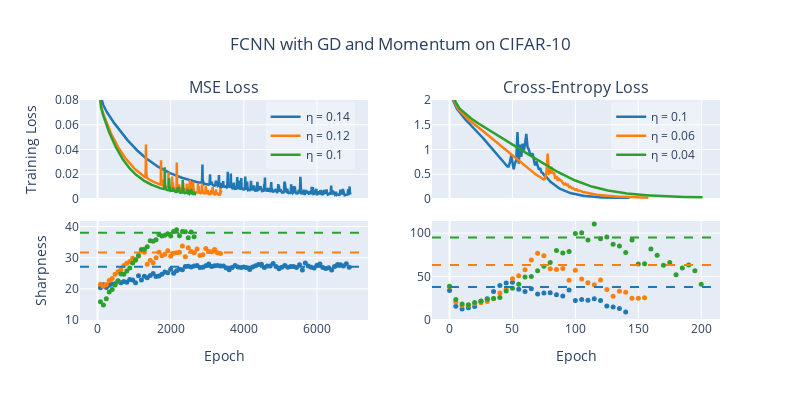

Here is the notebook cell this chart was saved with:
### Code cell
model_ids_mse = [7, 8, 9]
model_ids_ce = [10, 11, 12]
functions.plot_sgdm_fcnn_data(md, out, model_ids_mse, model_ids_ce)

### Figure 1 — Plotly figure (JSON) as saved in the notebook; plotly's stock layout.template omitted (floating-point values rounded to 4 significant figures; data arrays with more than 128 entries replaced by an {"elided": "..."} marker saying what was removed)
{"data": [{"legend": "legend", "line": {"width": 2.5}, "marker": {"color": "#1F77B4"}, "name": "η = 0.14", "showlegend": true, "type": "scatter", "x": {"elided": "6915 int values"}, "xaxis": "x", "y": {"elided": "8000 float values"}, "yaxis": "y"}, {"marker": {"color": "#1F77B4", "size": 5}, "mode": "markers", "name": "Sharpness of H", "showlegend": false, "type": "scatter", "x": {"elided": "6915 int values"}, "xaxis": "x3", "y": {"elided": "8000 float values"}, "yaxis": "y3"}, {"legend": "legend", "line": {"width": 2.5}, "marker": {"color": "#FF7F0E"}, "name": "η = 0.12", "showlegend": true, "type": "scatter", "x": {"elided": "6915 int values"}, "xaxis": "x", "y": {"elided": "8000 float values"}, "yaxis": "y"}, {"marker": {"color": "#FF7F0E", "size": 5}, "mode": "markers", "name": "Sharpness of H", "showlegend": false, "type": "scatter", "x": {"elided": "6915 int values"}, "xaxis": "x3", "y": {"elided": "8000 float values"}, "yaxis": "y3"}, {"legend": "legend", "line": {"width": 2.5}, "marker": {"color": "#2CA02C"}, "name": "η = 0.1", "showlegend": true, "type": "scatter", "x": {"elided": "6915 int values"}, "xaxis": "x", "y": {"elided": "8000 float values"}, "yaxis": "y"}, {"marker": {"color": "#2CA02C", "size": 5}, "mode": "markers", "name": "Sharpness of H", "showlegend": false, "type": "scatter", "x": {"elided": "6915 int values"}, "xaxis": "x3", "y": {"elided": "8000 float values"}, "yaxis": "y3"}, {"legend": "legend2", "line": {"width": 2.5}, "marker": {"color": "#1F77B4"}, "name": "η = 0.1", "showlegend": true, "type": "scatter", "x": {"elided": "202 int values"}, "xaxis": "x2", "y": {"elided": "500 float values"}, "yaxis": "y2"}, {"marker": {"color": "#1F77B4", "size": 5}, "mode": "markers", "name": "Sharpness of H", "showlegend": false, "type": "scatter", "x": {"elided": "202 int values"}, "xaxis": "x4", "y": {"elided": "500 float values"}, "yaxis": "y4"}, {"legend": "legend2", "line": {"width": 2.5}, "marker": {"color": "#FF7F0E"}, "name": "η = 0.06", "showlegend": true, "type": "scatter", "x": {"elided": "202 int values"}, "xaxis": "x2", "y": {"elided": "500 float values"}, "yaxis": "y2"}, {"marker": {"color": "#FF7F0E", "size": 5}, "mode": "markers", "name": "Sharpness of H", "showlegend": false, "type": "scatter", "x": {"elided": "202 int values"}, "xaxis": "x4", "y": {"elided": "500 float values"}, "yaxis": "y4"}, {"legend": "legend2", "line": {"width": 2.5}, "marker": {"color": "#2CA02C"}, "name": "η = 0.04", "showlegend": true, "type": "scatter", "x": {"elided": "202 int values"}, "xaxis": "x2", "y": {"elided": "500 float values"}, "yaxis": "y2"}, {"marker": {"color": "#2CA02C", "size": 5}, "mode": "markers", "name": "Sharpness of H", "showlegend": false, "type": "scatter", "x": {"elided": "202 int values"}, "xaxis": "x4", "y": {"elided": "500 float values"}, "yaxis": "y4"}], "layout": {"annotations": [{"font": {"size": 16}, "showarrow": false, "text": "MSE Loss", "x": 0.225, "xanchor": "center", "xref": "paper", "y": 1, "yanchor": "bottom", "yref": "paper"}, {"font": {"size": 16}, "showarrow": false, "text": "Cross-Entropy Loss", "x": 0.775, "xanchor": "center", "xref": "paper", "y": 1, "yanchor": "bottom", "yref": "paper"}], "height": 400, "legend": {"bgcolor": "rgba(255, 255, 255, 0.3)", "x": 0.29, "y": 0.99}, "legend2": {"bgcolor": "rgba(255, 255, 255, 0.3)", "x": 0.83, "y": 0.99}, "shapes": [{"line": {"color": "#1F77B4", "dash": "dash"}, "type": "line", "x0": 0, "x1": 1, "xref": "x3 domain", "y0": 27.14, "y1": 27.14, "yref": "y3"}, {"line": {"color": "#FF7F0E", "dash": "dash"}, "type": "line", "x0": 0, "x1": 1, "xref": "x3 domain", "y0": 31.67, "y1": 31.67, "yref": "y3"}, {"line": {"color": "#2CA02C", "dash": "dash"}, "type": "line", "x0": 0, "x1": 1, "xref": "x3 domain", "y0": 38.0, "y1": 38.0, "yref": "y3"}, {"line": {"color": "#1F77B4", "dash": "dash"}, "type": "line", "x0": 0, "x1": 1, "xref": "x4 domain", "y0": 38.0, "y1": 38.0, "yref": "y4"}, {"line": {"color": "#FF7F0E", "dash": "dash"}, "type": "line", "x0": 0, "x1": 1, "xref": "x4 domain", "y0": 63.33, "y1": 63.33, "yref": "y4"}, {"line": {"color": "#2CA02C", "dash": "dash"}, "type": "line", "x0": 0, "x1": 1, "xref": "x4 domain", "y0": 95, "y1": 95, "yref": "y4"}], "title": {"text": "FCNN with GD and Momentum on CIFAR-10", "x": 0.5}, "width": 800, "xaxis": {"anchor": "y", "domain": [0, 0.45], "matches": "x3", "showticklabels": false, "title": {"text": ""}}, "xaxis2": {"anchor": "y2", "domain": [0.55, 1], "matches": "x4", "showticklabels": false, "title": {"text": ""}}, "xaxis3": {"anchor": "y3", "domain": [0, 0.45], "title": {"text": "Epoch"}}, "xaxis4": {"anchor": "y4", "domain": [0.55, 1], "title": {"text": "Epoch"}}, "yaxis": {"anchor": "x", "domain": [0.55, 1], "range": [0, 0.08], "title": {"text": "Training Loss"}}, "yaxis2": {"anchor": "x2", "domain": [0.55, 1], "range": [0, 2], "title": {"text": ""}}, "yaxis3": {"anchor": "x3", "domain": [0, 0.45], "range": [10, 41.8], "title": {"text": "Sharpness"}}, "yaxis4": {"anchor": "x4", "domain": [0, 0.45], "range": [0, 114], "title": {"text": ""}}}}
